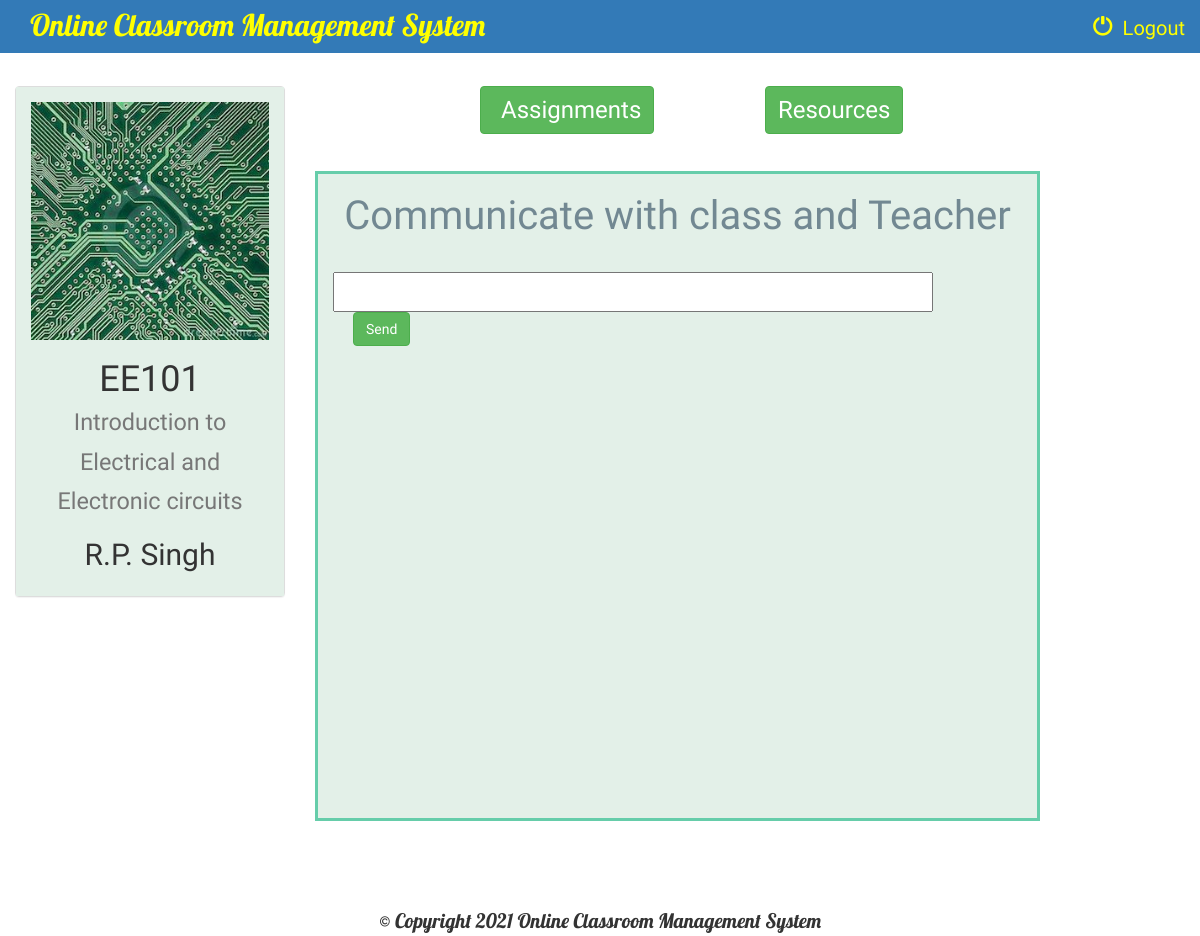
/course/4/detail/ (signed in), run on the app's committed database.
### instructor/models.py (models this page shows, shortened)
class Course(models.Model):
    name = models.CharField(max_length=100)
    code = models.CharField(max_length=100)
    instructor = models.ForeignKey(Instructor, on_delete=models.CASCADE)
    course_logo = models.FileField(default=1)

class Instructor(models.Model):
    user = models.ForeignKey(User,on_delete=models.CASCADE, default=1)
    name = models.CharField(max_length=100)
    information = models.CharField(max_length=1000,default=1)
    def __str__(self):
        return self.name

### course/views.py (the view)
# urls.py: re_path(r'^(?P<course_id>[0-9]+)/detail/$', views.detail, name='detail'),
@login_required
def detail(request, course_id):
    user = request.user
    student = Student.objects.get(user=request.user)
    courses = student.course_list.all()
    course = Course.objects.get(id=course_id)
    instructor = course.instructor
    messages = Message.objects.filter(course=course)
    form = MessageForm(request.POST or None)
    if request.method == 'POST':
        if form.is_valid():
            message = form.save(commit=False)
            message.course = course
            message.sender = user
            message.time = datetime.datetime.now().strftime('%H:%M, %d/%m/%y') # get the current date,time and convert into string
            message.save()
            try:
                student = Student.objects.get(user=request.user)
                return redirect('course:detail', course_id)
            except:
                return redirect('instructor:instructor_detail', course.id)
    else:
        form = MessageForm()
        context = {
            'course': course,
            'user': user,
            'instructor': instructor,
            'student': student,
            'courses': courses,
            'messages': messages,
            'form': form
        }
        return render(request, 'course/detail.html', context)

### course/forms.py
class MessageForm(forms.ModelForm):
    class Meta:
        model = Message
        fields = ['content']

### course/templates/course/detail.html (shortened to what this page needs)
{% extends 'course/basic_page.html' %}
{% block body %}
<br>
<div class="container-fluid songs-container">
    <div class="row">
        <div class="col-sm-6 col-md-3">
            <div class="panel panel-default">
                {% if course in courses %}
                <div class="panel-body" style="background-color: #e3f0e8;border: 0px solid #66cdaa;">
                    <a href="{% url 'course:detail' course.id %}">
                        {% if course.course_logo %}
                            <img src="{{ course.course_logo.url }}" class="img-responsive">
                        {% else %}
                            <h3>No image to display</h3>
                        {% endif %}
                    </a>
                    <h1 align="center">{{ course.code }}<br> <small>{{ course.name }}</small></h1>
                    <h2 align="center">{{ course.instructor }}</h2>
                </div>
            </div>
        </div>
        <div class="col-sm-9"style="color:white;">
            <div class="col-sm-2">
    <a href="{% url 'course:view_assignments' course.id %}">
        <button type="submit" class="btn btn-success"style="font-size: larger;padding-left: 20px;margin-left:150px">Assignments</button></a>
            </div>
            <div class="col-sm-4">
            </div>
            <div class="col-sm-2">
    <a href="{% url 'course:view_resources' course.id %}">
        <button type="submit" class="btn btn-success"style="font-size: larger;margin-left:0px">Resources</button></a>
            </div>
            <div class="col-sm-4"></div>
            <br><br><br>
            <div class="col-sm-10" style=" position:fixed-right;overflow-y: scroll; height:650px;border: 3px solid #66cdaa;background-color:#e3f0e8;color:black;font-family: 'Abhaya Libre';font-size:16px;">
                <h1 style="text-align:center;font-family:Volkhov,cursive;font-size:40px;color: #728892"> Communicate with class and Teacher </h1>
                <br>
                 <form class="form-horizontal" role="form" action="" method="post" enctype="multipart/form-data">
                    {% for field in form %}
                    <div class="form-group">
                        <div class="col-sm-offset-2 col-sm-10">
                        </div>
                    <div class="col-sm-10" style="color: black;">{{ field }}
                    <button type="submit" style="margin-left:20px" class="btn btn-success">Send</button>
                    </div>
                    </div>
                    {% endfor %}
                </form>
        </div><br><br><br>
        </div><br><br><br>
    </div><br><br><br>
</div>
{% else %}
    You are not enrolled in this course
{% endif %}
{% endblock %}

### course/templates/course/basic_page.html (style rules this page uses)
a { color: yellow; }
#id_content { width: 600px; height: 40px; }
body { background: url('') no-repeat center center fixed; background-size: cover; font-family: Ledger;font-size: 20px; }

### data on the page
Course: course_logo (picture), code "EE101", name "Introduction to Electrical and Electronic circuits", instructor "R.P. Singh"
